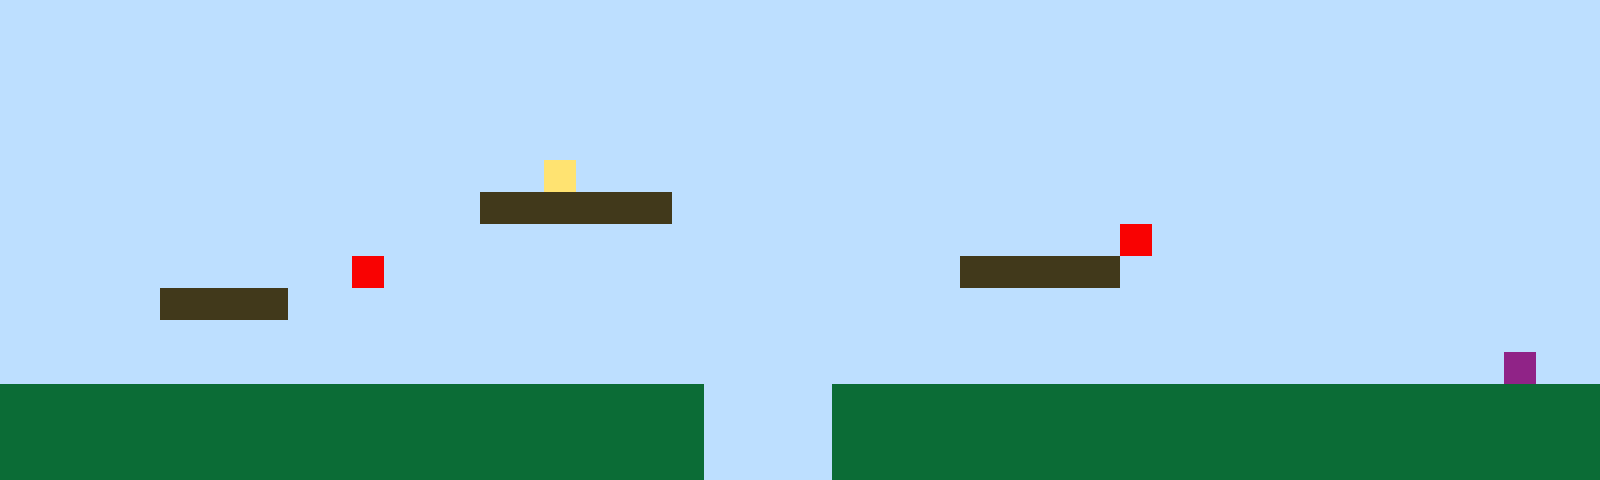

Rendered tile map (Tiled .tmx) drawn with the repository's tilesets; below, a short description and the full map source, tile grids included:
An orthogonal 50x15 tile map with 32x32 px tiles, 1 tile layer (Tile Layer 1).

<map version="1.10" tiledversion="1.11.2" orientation="orthogonal" renderorder="right-up" width="50" height="15" tilewidth="32" tileheight="32" infinite="0" nextlayerid="2" nextobjectid="1"><editorsettings><export target="map1.csv" format="csv" /></editorsettings><tileset firstgid="1" name="sprites" tilewidth="32" tileheight="32" tilecount="6" columns="3"><image source="sprites.png" width="96" height="64" /></tileset><layer id="1" name="Tile Layer 1" width="50" height="15"><data encoding="csv">1,1,1,1,1,1,1,1,1,1,1,1,1,1,1,1,1,1,1,1,1,1,1,1,1,1,1,1,1,1,1,1,1,1,1,1,1,1,1,1,1,1,1,1,1,1,1,1,1,1,1,1,1,1,1,1,1,1,1,1,1,1,1,1,1,1,1,1,1,1,1,1,1,1,1,1,1,1,1,1,1,1,1,1,1,1,1,1,1,1,1,1,1,1,1,1,1,1,1,1,1,1,1,1,1,1,1,1,1,1,1,1,1,1,1,1,1,1,1,1,1,1,1,1,1,1,1,1,1,1,1,1,1,1,1,1,1,1,1,1,1,1,1,1,1,1,1,1,1,1,1,1,1,1,1,1,1,1,1,1,1,1,1,1,1,1,1,1,1,1,1,1,1,1,1,1,1,1,1,1,1,1,1,1,1,1,1,1,1,1,1,1,1,1,1,1,1,1,1,1,1,1,1,1,1,1,1,1,1,1,1,1,1,1,1,1,1,1,1,1,1,1,1,1,1,1,1,1,1,1,1,1,1,1,1,1,1,1,1,1,1,1,1,1,1,1,1,1,1,1,1,1,1,1,1,1,1,1,1,1,1,1,1,1,1,1,1,4,1,1,1,1,1,1,1,1,1,1,1,1,1,1,1,1,1,1,1,1,1,1,1,1,1,1,1,1,1,1,1,1,1,1,1,1,1,1,1,1,1,1,1,1,1,1,1,3,3,3,3,3,3,1,1,1,1,1,1,1,1,1,1,1,1,1,1,1,1,1,1,1,1,1,1,1,1,1,1,1,1,1,1,1,1,1,1,1,1,1,1,1,1,1,1,1,1,1,1,1,1,1,1,1,1,1,1,1,1,1,1,1,1,1,1,1,1,5,1,1,1,1,1,1,1,1,1,1,1,1,1,1,1,1,1,1,1,1,1,1,1,1,1,5,1,1,1,1,1,1,1,1,1,1,1,1,1,1,1,1,1,1,3,3,3,3,3,1,1,1,1,1,1,1,1,1,1,1,1,1,1,1,1,1,1,1,1,3,3,3,3,1,1,1,1,1,1,1,1,1,1,1,1,1,1,1,1,1,1,1,1,1,1,1,1,1,1,1,1,1,1,1,1,1,1,1,1,1,1,1,1,1,1,1,1,1,1,1,1,1,1,1,1,1,1,1,1,1,1,1,1,1,1,1,1,1,1,1,1,1,1,1,1,1,1,1,1,1,1,1,1,1,1,1,1,1,1,1,1,1,1,1,1,1,1,1,1,1,1,1,1,1,1,1,1,1,1,1,1,1,1,1,1,1,1,1,1,1,1,1,1,1,1,1,1,1,1,1,1,1,1,1,1,1,1,1,1,1,1,6,1,1,2,2,2,2,2,2,2,2,2,2,2,2,2,2,2,2,2,2,2,2,2,2,1,1,1,1,2,2,2,2,2,2,2,2,2,2,2,2,2,2,2,2,2,2,2,2,2,2,2,2,2,2,2,2,2,2,2,2,2,2,2,2,2,2,2,2,2,2,2,2,2,2,1,1,1,1,2,2,2,2,2,2,2,2,2,2,2,2,2,2,2,2,2,2,2,2,2,2,2,2,2,2,2,2,2,2,2,2,2,2,2,2,2,2,2,2,2,2,2,2,2,2,1,1,1,1,2,2,2,2,2,2,2,2,2,2,2,2,2,2,2,2,2,2,2,2,2,2,2,2</data></layer></map>
